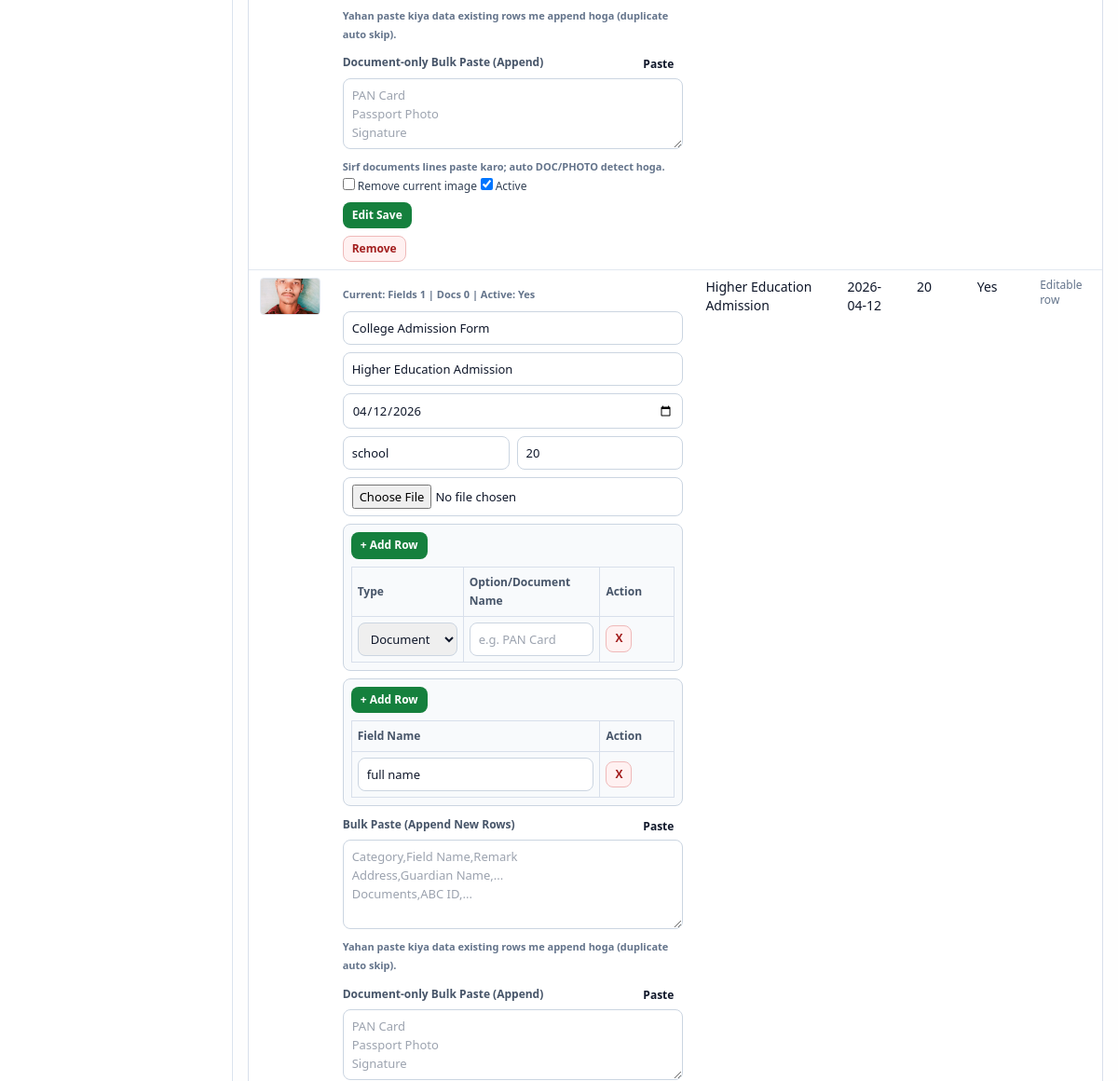
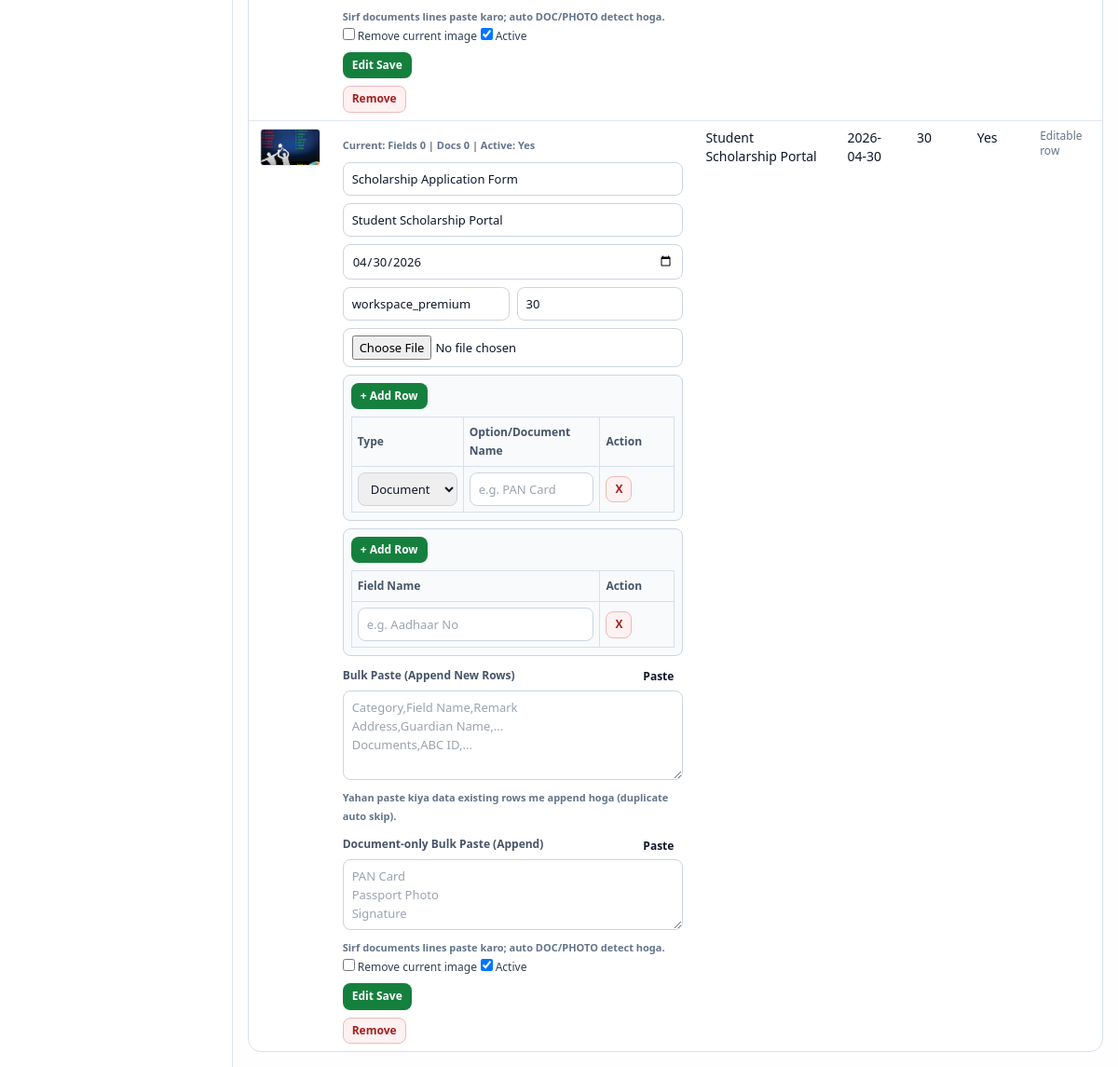
Page /admin-panel/options/student/ (signed in, lower part) on the earlier database version (2 pictures, top to bottom).
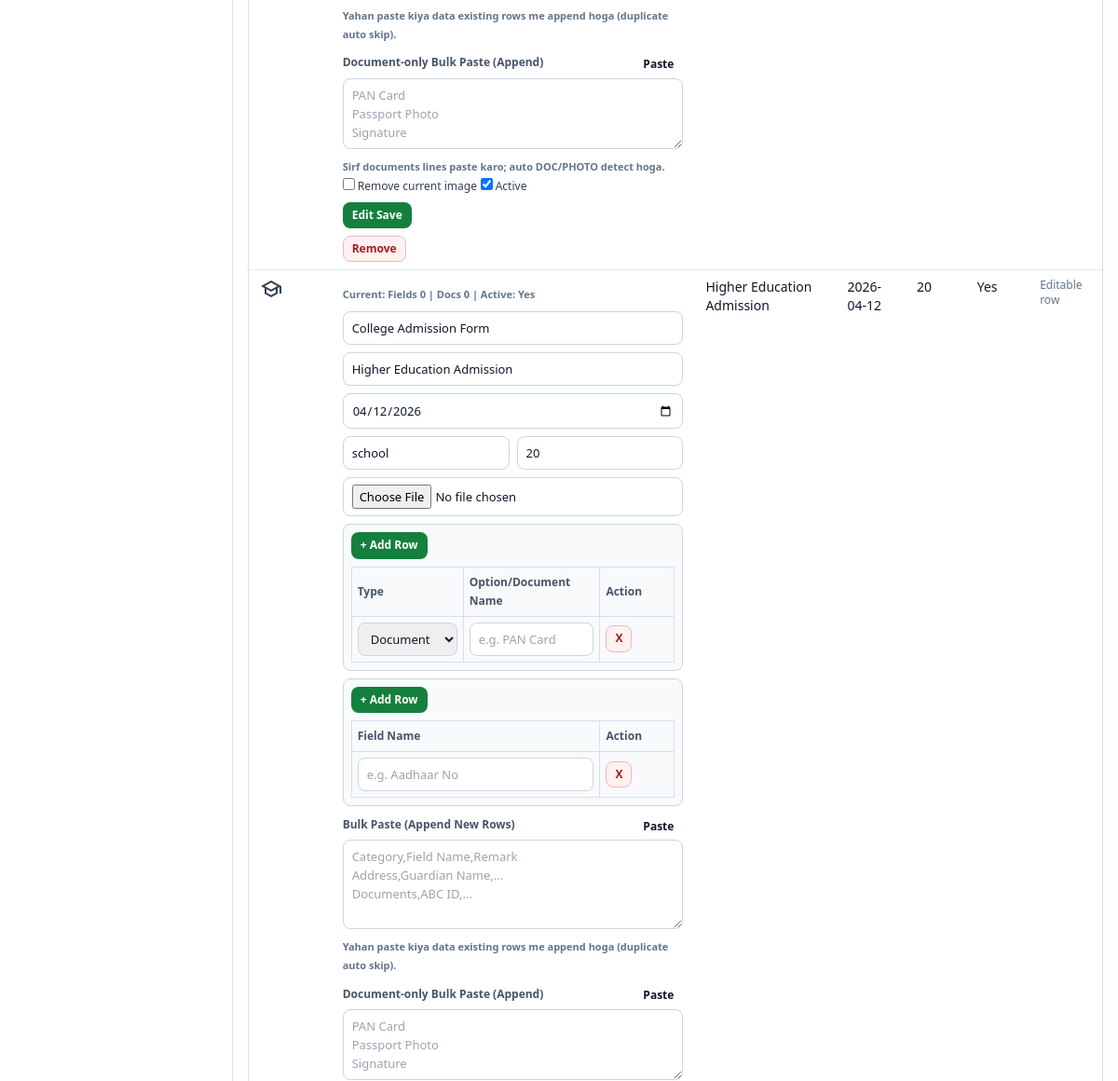
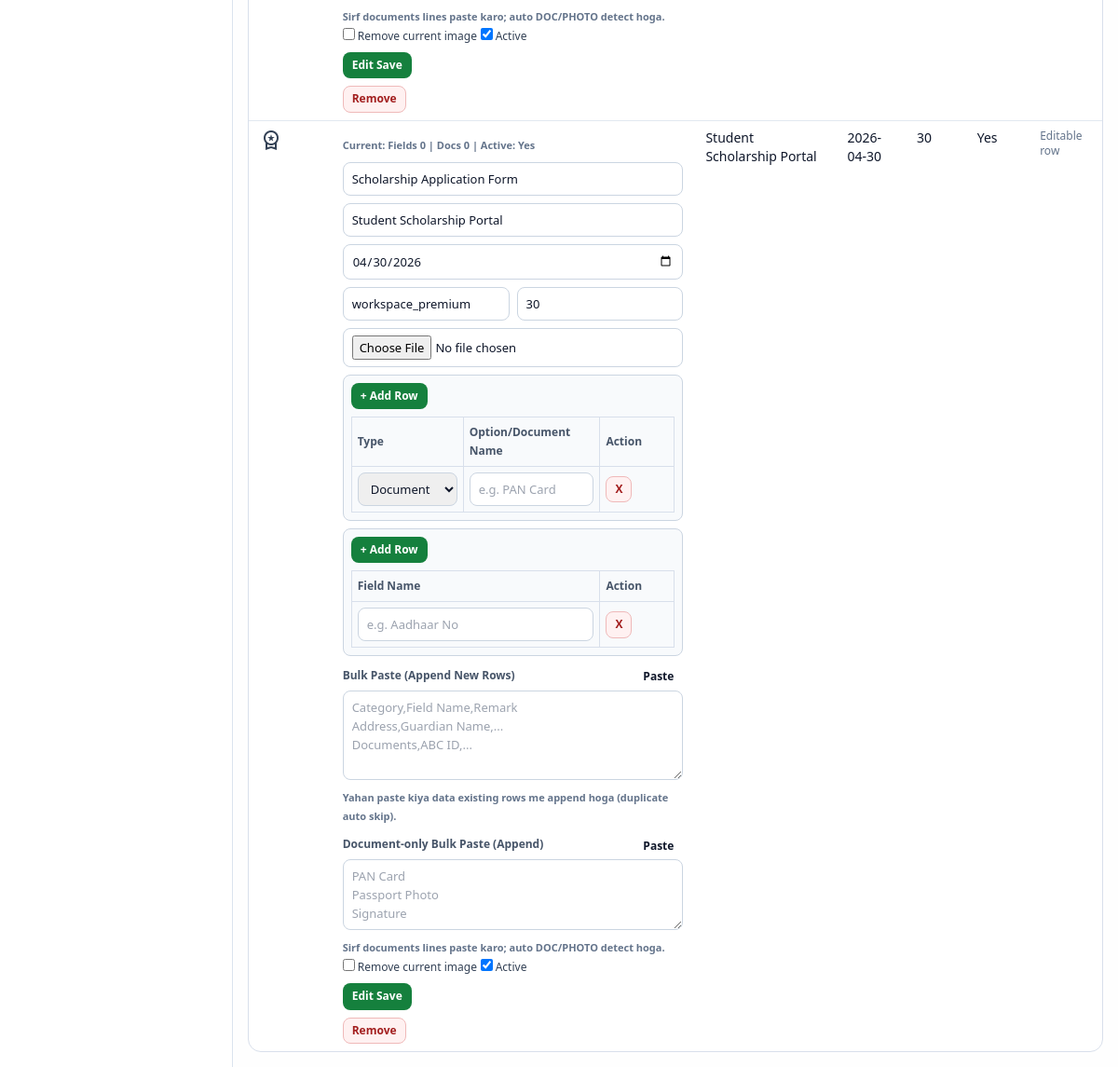
Same page on the later database version (2 pictures, top to bottom).
### accounts/models.py (models this page shows, shortened)
class Vacancy(models.Model):
    CATEGORY_GOVERNMENT = "government"
    CATEGORY_STUDENT = "student"
    CATEGORY_CHOICES = [
        (CATEGORY_GOVERNMENT, "Government"),
        (CATEGORY_STUDENT, "Student"),
    ]
    category = models.CharField(max_length=20, choices=CATEGORY_CHOICES, default=CATEGORY_GOVERNMENT)
    title = models.CharField(max_length=200)
    organization = models.CharField(max_length=200)
    last_date = models.DateField()
    icon_name = models.CharField(max_length=50, blank=True, default="description")
    image = models.ImageField(upload_to="vacancy_images/", null=True, blank=True)
    display_order = models.PositiveIntegerField(default=0)
    is_active = models.BooleanField(default=True)
    required_documents = models.JSONField(default=list, blank=True)
    required_profile_fields = models.JSONField(default=list, blank=True)
    created_at = models.DateTimeField(auto_now_add=True)
    class Meta:
        ordering = ["display_order", "last_date", "id"]

### core/views.py (the view)
@login_required
def admin_option_control(request, category):
    if not _can_access_admin(request):
        messages.error(request, "Admin panel access allowed nahi hai.")
        return redirect("dashboard")
    if category not in {Vacancy.CATEGORY_GOVERNMENT, Vacancy.CATEGORY_STUDENT}:
        return redirect("admin_option_control", category=Vacancy.CATEGORY_GOVERNMENT)
    options = Vacancy.objects.filter(category=category).order_by("display_order", "last_date", "id")
    return render(
        request,
        "portal_main/admin_option_control.html",
        {
            "category": category,
            "options": options,
            "is_admin_user": True,
        },
    )

### core/context_processors.py (called while the page is built)
def _humanize_slug(text):
    value = str(text or "").strip().replace("-", " ").replace("_", " ")
    if value.isdigit():
        return f"#{value}"
    return value.title() if value else "Page"

def breadcrumbs(request):
    path = (getattr(request, "path", "") or "/").split("?", 1)[0]
    if not path.startswith("/"):
        path = f"/{path}"
    crumbs = [{"label": "Home", "url": "/"}]
    if path == "/":
        return {"breadcrumbs": crumbs}
    running = ""
    for part in [p for p in path.strip("/").split("/") if p]:
        running += f"/{part}"
        url = f"{running}/"
        label = _humanize_slug(part)
        try:
            match = resolve(url)
            label = NAME_LABELS.get(match.url_name, label)
        except Resolver404:
            pass
        crumbs.append({"label": label, "url": url})
    deduped = [crumbs[0]]
    for item in crumbs[1:]:
        if item["label"] == deduped[-1]["label"] and item["url"] == deduped[-1]["url"]:
            continue
        deduped.append(item)
    return {"breadcrumbs": deduped}

### core/views.py (called while the page is built)
def _is_admin_user(user):
    return bool(user and (user.is_superuser or user.is_staff))

### templates/portal_main/admin_option_control.html (shortened to what the changed rows need)
{% extends 'base.html' %}
{% block body_class %}min-h-screen bg-slate-100 text-slate-900{% endblock %}
{% block page_container_class %}max-w-[1400px] mx-auto p-0{% endblock %}
{% block content %}
<div id="adminLayout" class="layout">
  <main class="panel">
    <section class="block mt-4 table-wrap">
      <table class="w-full text-left text-sm">
        <tbody>
          {% for opt in options %}
          <tr class="border-t border-slate-200" data-vacancy-row="{{ opt.id }}">
            <td class="px-3 py-2 align-top">
              {% if opt.image %}
                <img src="{{ opt.image.url }}" alt="{{ opt.title }}" class="h-10 w-20 rounded object-cover border border-slate-200">
              {% else %}
                <span class="material-symbols-outlined text-slate-700">{{ opt.icon_name|default:'description' }}</span>
              {% endif %}
            </td>
            <td class="px-3 py-2 align-top">
              <form method="post" action="{% url 'admin_update_vacancy' opt.id %}" enctype="multipart/form-data" class="space-y-2">
                <div class="text-[11px] font-bold text-slate-500">
                  Current: Fields {{ opt.required_profile_fields|length }} | Docs {{ opt.required_documents|length }} | Active: {{ opt.is_active|yesno:"Yes,No" }}
                </div>
                <input class="mini-input" name="title" value="{{ opt.title }}" required>
                <input class="mini-input" name="organization" value="{{ opt.organization }}" required>
                <input class="mini-input" type="date" name="last_date" value="{{ opt.last_date|date:'Y-m-d' }}" required>
                <div class="grid grid-cols-2 gap-2">
                  <input class="mini-input" name="icon_name" value="{{ opt.icon_name|default:'description' }}">
                  <input class="mini-input" type="number" name="display_order" value="{{ opt.display_order }}" min="0">
                </div>
                <input class="mini-input" type="file" name="image" accept="image/*">
                <div class="builder-box" data-doc-editor>
                  <button class="btn btn-green" type="button" data-add-doc-row>+ Add Row</button>
                  <table class="doc-table">
                    <thead><tr><th style="width:120px;">Type</th><th>Option/Document Name</th><th style="width:80px;">Action</th></tr></thead>
                    <tbody data-doc-table>
                      {% if opt.required_documents %}
                        {% for item in opt.required_documents %}
                          <tr>
                            <td>
                              <select class="mini-input" data-doc-type name="doc_type[]">
                                <option value="DOC" {% if item|slice:":4" != "PHOTO" and item|slice:":4" != "DATA" %}selected{% endif %}>Document</option>
                                <option value="PHOTO" {% if item|slice:":5" == "PHOTO" %}selected{% endif %}>Photo</option>
                                <option value="DATA" {% if item|slice:":4" == "DATA" %}selected{% endif %}>Data</option>
                              </select>
                            </td>
                            <td><input class="mini-input" type="text" data-doc-name name="doc_name[]" value="{% if item|slice:":6" %}{% if item|slice:":5" == "PHOTO" %}{{ item|slice:"6:" }}{% elif item|slice:":3" == "DOC" %}{{ item|slice:"4:" }}{% elif item|slice:":4" == "DATA" %}{{ item|slice:"5:" }}{% else %}{{ item }}{% endif %}{% endif %}" placeholder="e.g. PAN Card"></td>
                            <td><button type="button" class="btn btn-red" data-remove-doc-row>X</button></td>
                          </tr>
                        {% endfor %}
                      {% else %}
                        <tr>
                          <td>
                            <select class="mini-input" data-doc-type name="doc_type[]">
                              <option value="DOC">Document</option>
                            </select>
                          </td>
                          <td><input class="mini-input" type="text" data-doc-name name="doc_name[]" placeholder="e.g. PAN Card"></td>
                          <td><button type="button" class="btn btn-red" data-remove-doc-row>X</button></td>
                        </tr>
                      {% endif %}
                    </tbody>
                  </table>
                </div>
                <div class="builder-box" data-field-editor>
                  <button class="btn btn-green" type="button" data-add-field-row>+ Add Row</button>
                  <table class="doc-table">
                    <thead><tr><th>Field Name</th><th style="width:80px;">Action</th></tr></thead>
                    <tbody data-field-table>
                      {% if opt.required_profile_fields %}
                        {% for item in opt.required_profile_fields %}
                        <tr>
                          <td><input class="mini-input" type="text" data-field-name name="field_name[]" value="{{ item }}" placeholder="e.g. Aadhaar No"></td>
                          <td><button type="button" class="btn btn-red" data-remove-field-row>X</button></td>
                        </tr>
                        {% endfor %}
                      {% else %}
                        <tr>
                          <td><input class="mini-input" type="text" data-field-name name="field_name[]" placeholder="e.g. Aadhaar No"></td>
                          <td><button type="button" class="btn btn-red" data-remove-field-row>X</button></td>
                        </tr>
                      {% endif %}
                    </tbody>
                  </table>
                </div>
                <div>
                  <div class="flex items-center justify-between gap-2">
                    <label class="mini-label">Bulk Paste (Append New Rows)</label>
                    <button type="button" class="btn btn-soft" data-paste-target="bulkRequirementsEdit-{{ opt.id }}">Paste</button>
                  </div>
                  <textarea
                    id="bulkRequirementsEdit-{{ opt.id }}"
                    name="bulk_requirements"
                    class="mini-input"
                    rows="4"
                    placeholder="Category,Field Name,Remark&#10;Address,Guardian Name,...&#10;Documents,ABC ID,..."
                  ></textarea>
                  <p class="mt-1 text-[11px] text-slate-500 font-semibold">Yahan paste kiya data existing rows me append hoga (duplicate auto skip).</p>
                </div>
                <div>
                  <div class="flex items-center justify-between gap-2">
                    <label class="mini-label">Document-only Bulk Paste (Append)</label>
                    <button type="button" class="btn btn-soft" data-paste-target="bulkDocumentsEdit-{{ opt.id }}">Paste</button>
                  </div>
                  <textarea
                    id="bulkDocumentsEdit-{{ opt.id }}"
                    name="bulk_documents"
                    class="mini-input"
                    rows="3"
                    placeholder="PAN Card&#10;Passport Photo&#10;Signature"
                  ></textarea>
                  <p class="mt-1 text-[11px] text-slate-500 font-semibold">Sirf documents lines paste karo; auto DOC/PHOTO detect hoga.</p>
                </div>
                <label class="text-xs text-slate-700"><input type="checkbox" name="clear_image"> Remove current image</label>
                <label class="text-xs text-slate-700"><input type="checkbox" name="is_active" {% if opt.is_active %}checked{% endif %}> Active</label>
                <div>
                  <button type="submit" class="btn btn-green">Edit Save</button>
                </div>
              </form>
              <form method="post" action="{% url 'admin_delete_vacancy' opt.id %}" class="mt-2 js-ajax-vacancy-remove" data-vacancy-id="{{ opt.id }}">
                <button type="submit" class="btn btn-red">Remove</button>
              </form>
            </td>
            <td class="px-3 py-2 align-top">{{ opt.organization }}</td>
            <td class="px-3 py-2 align-top">{{ opt.last_date|date:'Y-m-d' }}</td>
            <td class="px-3 py-2 align-top">{{ opt.display_order }}</td>
            <td class="px-3 py-2 align-top">{{ opt.is_active|yesno:"Yes,No" }}</td>
            <td class="px-3 py-2 align-top text-xs text-slate-500">Editable row</td>
          </tr>
          {% empty %}
          <tr><td colspan="7" class="px-3 py-3 text-slate-500">No options found.</td></tr>
          {% endfor %}
        </tbody>
      </table>
    </section>
  </main>
</div>
{% endblock %}

Differences in the rows shown:
removed Vacancy: image (picture), required_profile_fields|length "1", required_documents|length "0", is_active "Yes", title "College Admission Form", organization "Higher Education Admission", last_date "04/12/2026", icon_name "school", display_order "20", required_profile_fields "full name", bulk_requirements "Category,Field Name,Remark Address,Guardian Name,... Documents,ABC ID,...", bulk_documents "PAN Card Passport Photo Signature", is_active "☑", last_date "2026-04-12"
removed Vacancy: image (picture), required_profile_fields|length "0", required_documents|length "0", is_active "Yes", title "Scholarship Application Form", organization "Student Scholarship Portal", last_date "04/30/2026", icon_name "workspace_premium", display_order "30", bulk_requirements "Category,Field Name,Remark Address,Guardian Name,... Documents,ABC ID,...", bulk_documents "PAN Card Passport Photo Signature", is_active "☑", last_date "2026-04-30"
added Vacancy: required_profile_fields|length "0", required_documents|length "0", is_active "Yes", title "College Admission Form", organization "Higher Education Admission", last_date "04/12/2026", icon_name "school", display_order "20", bulk_requirements "Category,Field Name,Remark Address,Guardian Name,... Documents,ABC ID,...", bulk_documents "PAN Card Passport Photo Signature", is_active "☑", last_date "2026-04-12"
added Vacancy: required_profile_fields|length "0", required_documents|length "0", is_active "Yes", title "Scholarship Application Form", organization "Student Scholarship Portal", last_date "04/30/2026", icon_name "workspace_premium", display_order "30", bulk_requirements "Category,Field Name,Remark Address,Guardian Name,... Documents,ABC ID,...", bulk_documents "PAN Card Passport Photo Signature", is_active "☑", last_date "2026-04-30"
